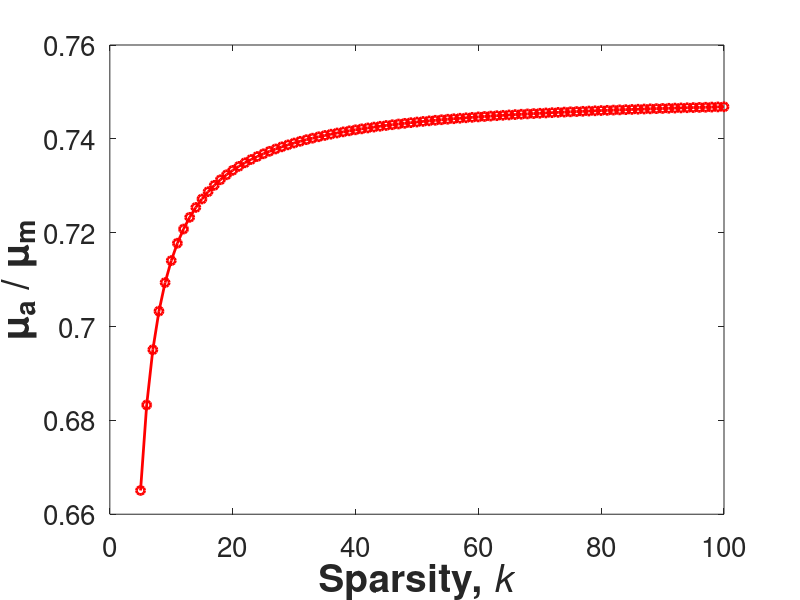

This chart was generated by the following MATLAB code:
k = 5:100;
val = 1-(k/2).*(1-sqrt((k-2)./(k-1)));
plot(k,val,'r-o','Linewidth',2);
set(gca,'fontsize',20)
xlabel('Sparsity, \it{k}','FontSize',28,'fontweight','bold');
ylabel('\mu_a / \mu_m','FontSize',28,'fontweight','bold');